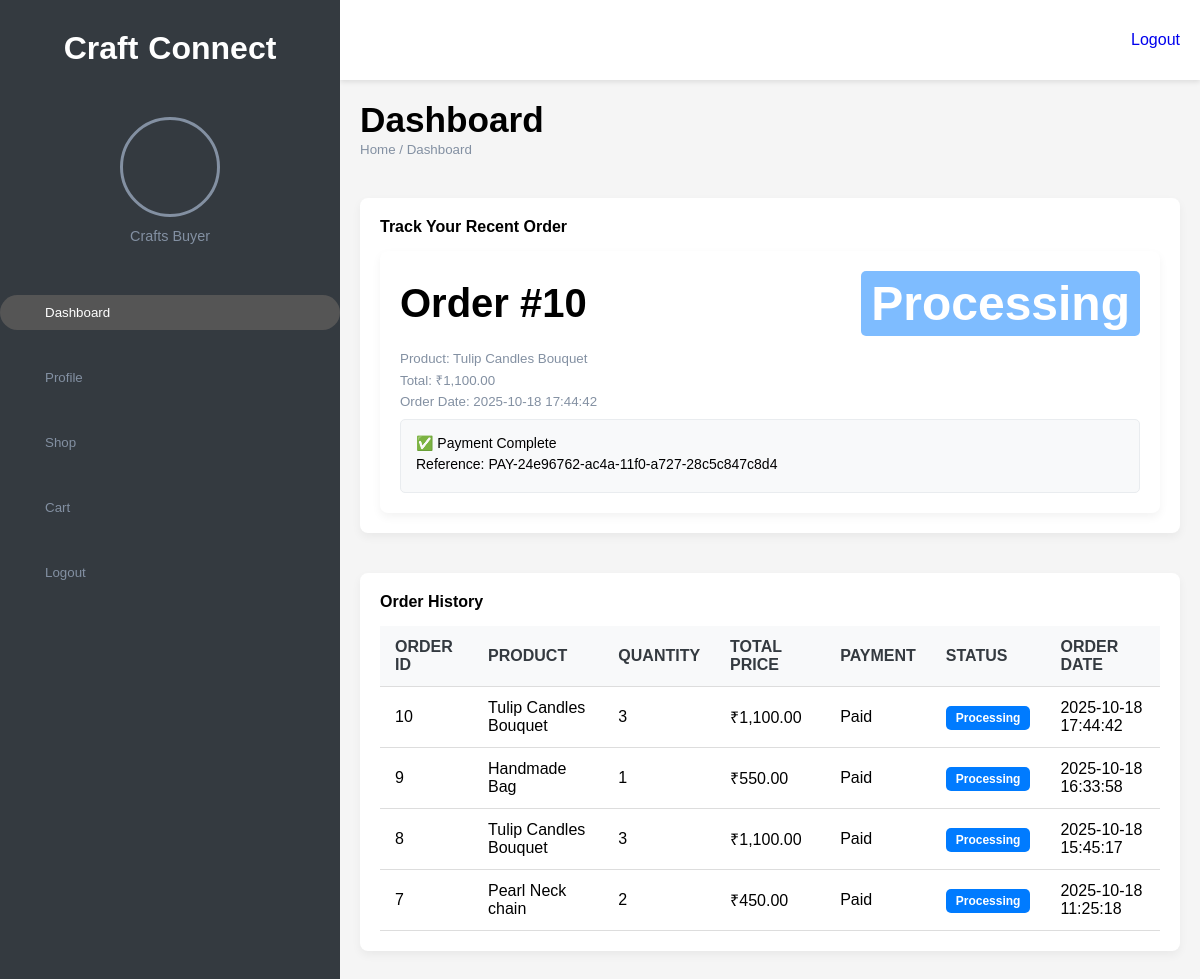
Screenshot of /buyer/dashboard.php (signed in) with the database file from the repository.
### tables this page shows
CREATE TABLE `orders` (
  `id` int(11) NOT NULL,
  `buyer_id` int(11) NOT NULL,
  `product_id` int(11) NOT NULL,
  `quantity` int(11) NOT NULL,
  `total_price` decimal(10,2) NOT NULL,
  `status` varchar(50) DEFAULT 'pending',
  `address_id` int(11) NOT NULL,
  `created_at` timestamp NOT NULL DEFAULT current_timestamp(),
  `payment_method` varchar(50) NOT NULL DEFAULT 'Online',
  `payment_ref` varchar(100) DEFAULT NULL,
  `payment_date` datetime DEFAULT NULL
);

CREATE TABLE `products` (
  `id` int(11) NOT NULL,
  `seller_id` int(11) NOT NULL,
  `name` varchar(100) NOT NULL,
  `description` text DEFAULT NULL,
  `category` varchar(50) NOT NULL,
  `price` decimal(10,2) NOT NULL,
  `stock` int(11) NOT NULL,
  `image_url` varchar(255) DEFAULT NULL,
  `created_at` datetime DEFAULT current_timestamp()
);

### buyer/dashboard.php (the view, shortened to what this page needs)
<?php
$conn = new mysqli("localhost", "root", "", "craftconnect");
$buyer_id = $_SESSION['buyer_id'];
$most_recent_order_sql = "
    SELECT o.id, p.name, o.total_price, o.status, o.created_at, o.payment_method, o.payment_ref
    FROM orders o
    JOIN products p ON o.product_id = p.id
    WHERE o.buyer_id = ? AND o.status NOT IN ('Delivered', 'Cancelled')
    ORDER BY o.created_at DESC LIMIT 1";
$stmt = $conn->prepare($most_recent_order_sql);
$stmt->bind_param("i", $buyer_id);
$stmt->execute();
$recent_order = $stmt->get_result()->fetch_assoc();
$order_history_sql = "
    SELECT o.id, p.name, o.quantity, o.total_price, o.status, o.created_at, o.payment_method, o.payment_ref
    FROM orders o
    JOIN products p ON o.product_id = p.id
    WHERE o.buyer_id = ?
    ORDER BY o.created_at DESC";
$stmt = $conn->prepare($order_history_sql);
$stmt->bind_param("i", $buyer_id);
$stmt->execute();
$orders = $stmt->get_result();
?>
<!DOCTYPE html>
<html lang="en">
<head>
    <link rel="stylesheet" href="style.css">
    <link rel="stylesheet" href="https://maxst.icons8.com/vue-static/landings/line-awesome/line-awesome/1.3.0/css/line-awesome.min.css">
</head>
<body>
    <div class="sidebar">
        <div class="side-header">
            <h1 class="m-0 display-5 font-weight-semi-bold">
                <span class="text-primary font-weight-bold border px-3 mr-1">Craft</span>Connect
            </h1>
        </div>
        <div class="side-content">
            <div class="profile">
                <div class="profile-img bg-img" style="background-image: url('../img/buyer.jpg')"></div>
                <small>Crafts Buyer</small>
            </div>
            <div class="side-menu">
                <ul>
                    <li><a href="dashboard.php" class="active"><span class="las la-home"></span><small>Dashboard</small></a></li>
                     <li><a href="profile.php"><span class="las la-user"></span><small>Profile</small></a></li>
                   <li><a href="../home/shop.php"><span class="las la-shopping-cart"></span><small>Shop</small></a></li>
                     <li><a href="../home/cart.php"><span class="las la-shopping-cart"></span><small>Cart</small></a></li>
                          <li><a href="../home/logout.php"><span class="las la-sign-out-alt"></span><small>Logout</small></a></li>
                          </ul>
            </div>
        </div>
    </div>
    <div class="main-content">
        <header>
            <div class="header-menu">
                <div class="user">
                    <div class="bg-img" style="background-image: url('../img/buyer.jpg')"></div>
                        <span><a href="../home/logout.php">Logout</a></span>
                </div>
            </div>
        </header>
        <main>
            <div class="page-header">
                <h1>Dashboard</h1>
                <small>Home / Dashboard</small>
            </div>
            <div class="page-content">
                <div class="records">
                    <h4>Track Your Recent Order</h4>
                    <?php if ($recent_order): ?>
                        <div class="card">
                            <div class="card-head">
                                <h2>Order #<?php echo htmlspecialchars($recent_order['id']); ?></h2>
                                <span class="status-badge status-<?php echo str_replace(' ', '', htmlspecialchars($recent_order['status'])); ?>">
                                    <?php echo htmlspecialchars(ucfirst($recent_order['status'])); ?>
                                </span>
                            </div>
                            <div class="card-progress">
                                <small>Product: <?php echo htmlspecialchars($recent_order['name']); ?></small>
                                <small>Total: ₹<?php echo number_format($recent_order['total_price'], 2); ?></small>
                                <small>Order Date: <?php echo htmlspecialchars($recent_order['created_at']); ?></small>
                            </div>
                            <?php if ($recent_order['status'] === 'Awaiting Payment'): ?>
                                <div class="payment-info">
                                    <p class="text-danger">⚠️ Complete your payment.</p>
                                    <p>Method: Online Payment (GPay/PhonePe)</p>
                                    <p>Amount Due: **₹<?php echo number_format($recent_order['total_price'], 2); ?>**</p>
                                    <form method="POST" action="dashboard.php" style="display:inline-block;">
                                        <input type="hidden" name="order_id" value="<?php echo $recent_order['id']; ?>">
                                        <input type="hidden" name="total_price" value="<?php echo $recent_order['total_price']; ?>">
                                        <button type="submit" name="pay_order" class="btn-pay">
                                            <span class="las la-credit-card"></span> Pay Now (Simulated)
                                        </button>
                                    </form>
                                </div>
                            <?php elseif ($recent_order['payment_ref']): ?>
                                <div class="payment-info">
                                    <p class="text-success">✅ Payment Complete</p>
                                    <p>Reference: <?php echo htmlspecialchars($recent_order['payment_ref']); ?></p>
                                </div>
                            <?php endif; ?>
                        </div>
                    <?php else: ?>
                        <p>You have no recent orders to track.</p>
                    <?php endif; ?>
                </div>
            </div>
            <div class="page-content">
                <div class="records">
                    <h4>Order History</h4>
                    <div class="table-responsive">
                        <table>
                            <thead>
                                <tr>
                                    <th>Order ID</th>
                                    <th>Product</th>
                                    <th>Quantity</th>
                                    <th>Total Price</th>
                                    <th>Payment</th>
                                    <th>Status</th>
                                    <th>Order Date</th>
                                </tr>
                            </thead>
                            <tbody>
                                <?php if ($orders->num_rows > 0): ?>
                                    <?php while ($row = $orders->fetch_assoc()): ?>
                                        <tr>
                                            <td><?php echo htmlspecialchars($row['id']); ?></td>
                                            <td><?php echo htmlspecialchars($row['name']); ?></td>
                                            <td><?php echo htmlspecialchars($row['quantity']); ?></td>
                                            <td>₹<?php echo number_format($row['total_price'], 2); ?></td>
                                            <td><?php echo !empty($row['payment_ref']) ? '<span class="las la-check-circle text-success"></span> Paid' : htmlspecialchars($row['payment_method']); ?></td>
                                            <td>
                                                <span class="status-badge status-<?php echo str_replace(' ', '', htmlspecialchars($row['status'])); ?>">
                                                    <?php echo htmlspecialchars(ucfirst($row['status'])); ?>
                                                </span>
                                            </td>
                                            <td><?php echo htmlspecialchars($row['created_at']); ?></td>
                                        </tr>
                                    <?php endwhile; ?>
                                <?php else: ?>
                                    <tr>
                                        <td colspan="7">No orders found.</td>
                                    </tr>
                                <?php endif; ?>
                            </tbody>
                        </table>
                    </div>
                </div>
            </div>
        </main>
    </div>
</body>
</html>

### buyer/style.css (style rules this page uses)
:root { --main-color: #555555; --color-dark: #343a40; --text-grey: #8390A2; --bg-color: #f5f5f5; }
* { padding: 0; margin: 0; box-sizing: border-box; list-style-type: none; text-decoration: none; font-family: 'Poppins', sans-serif; }
body { background-color: var(--bg-color); margin: 0 !important; padding: 0 !important; width: 100vw; overflow-x: hidden; }
.sidebar { width: 340px; height: 100%; position: fixed; left: 0; top: 0; background-color: var(--color-dark); z-index: 100; transition: width 300ms; }
.side-header { padding: 30px 20px; color: #fff; display: flex; align-items: center; justify-content: center; }
.side-header span { color: #fff; font-size: 2rem; display: inline-block; margin-right: 10px; }
.side-content { display: flex; flex-direction: column; align-items: center; padding: 20px 0; }
.profile { text-align: center; margin-bottom: 20px; }
.profile .bg-img { height: 100px; width: 100px; background-size: cover; background-position: center; margin: auto; border-radius: 50%; border: 3px solid var(--text-grey); }
.profile small { color: var(--text-grey); font-size: 0.9rem; }
.side-menu { width: 100%; margin-top: 20px; }
.side-menu li { padding: 10px 0; margin-bottom: 10px; }
.side-menu a { color: var(--text-grey); display: block; padding: 10px 30px; display: flex; align-items: center; transition: background-color 0.3s, color 0.3s; }
.side-menu a:hover, .side-menu a.active { background-color: var(--main-color); color: #fff; border-radius: 20px; }
.main-content { margin-left: 340px; transition: margin-left 300ms; }
header { background-color: #fff; display: flex; justify-content: space-between; align-items: center; padding: 20px; position: sticky; top: 0; z-index: 99; box-shadow: 0 2px 5px rgba(0, 0, 0, 0.1); }
.header-menu { margin-left: auto; }
.user { display: flex; align-items: center; }
.user .bg-img { height: 40px; width: 40px; border-radius: 50%; background-size: cover; background-position: center; margin-right: 10px; }
.user span { color: var(--text-grey); cursor: pointer; }
main { padding: 20px; }
.page-header { margin-bottom: 20px; }
.page-header h1 { font-size: 2.2rem; font-weight: 600; }
.page-header small { color: var(--text-grey); }
.page-content { padding: 20px 0; }
.card { background-color: #fff; padding: 20px; border-radius: 8px; box-shadow: 0 4px 10px rgba(0, 0, 0, 0.05); }
.card-head { display: flex; justify-content: space-between; align-items: center; }
.card-head h2 { font-size: 2.5rem; font-weight: 600; }
.card-head span { font-size: 3rem; opacity: 0.5; }
.card-progress { margin-top: 15px; }
.card-progress small { display: block; margin-bottom: 5px; color: var(--text-grey); }
.records { background: #fff; border-radius: 8px; box-shadow: 0 4px 10px rgba(0, 0, 0, 0.05); padding: 20px; }
.records h4 { margin-bottom: 15px; }
.table-responsive { width: 100%; overflow-x: auto; }
table { width: 100%; border-collapse: collapse; }
th, td { padding: 12px 15px; text-align: left; border-bottom: 1px solid #ddd; }
thead th { background-color: #f8f9fa; color: var(--color-dark); font-weight: 600; text-transform: uppercase; }
.status-badge { padding: 5px 10px; border-radius: 5px; color: white; font-weight: bold; text-align: center; }

### buyer/dashboard.php (style rules this page uses)
.status-badge { padding: 4px 8px; border-radius: 4px; font-size: 12px; font-weight: bold; }
.status-Processing { background-color: #007bff; color: white; }
.payment-info { background: #f8f9fa; border: 1px solid #e9ecef; padding: 15px; border-radius: 5px; margin-top: 10px; }
.payment-info p { margin-bottom: 5px; font-size: 14px; }

### rows the page displays
orders: id "10", status "Processing", product.name "Tulip Candles Bouquet", total_price "1,100.00", created_at "2025-10-18 17:44:42", payment_ref "PAY-24e96762-ac4a-11f0-a727-28c5c847c8d4", quantity "3", shows "Paid"
orders: id "9", product.name "Handmade Bag", quantity "1", total_price "550.00", shows "Paid", status "Processing", created_at "2025-10-18 16:33:58"
orders: id "8", product.name "Tulip Candles Bouquet", quantity "3", total_price "1,100.00", shows "Paid", status "Processing", created_at "2025-10-18 15:45:17"
orders: id "7", product.name "Pearl Neck chain", quantity "2", total_price "450.00", shows "Paid", status "Processing", created_at "2025-10-18 11:25:18"
